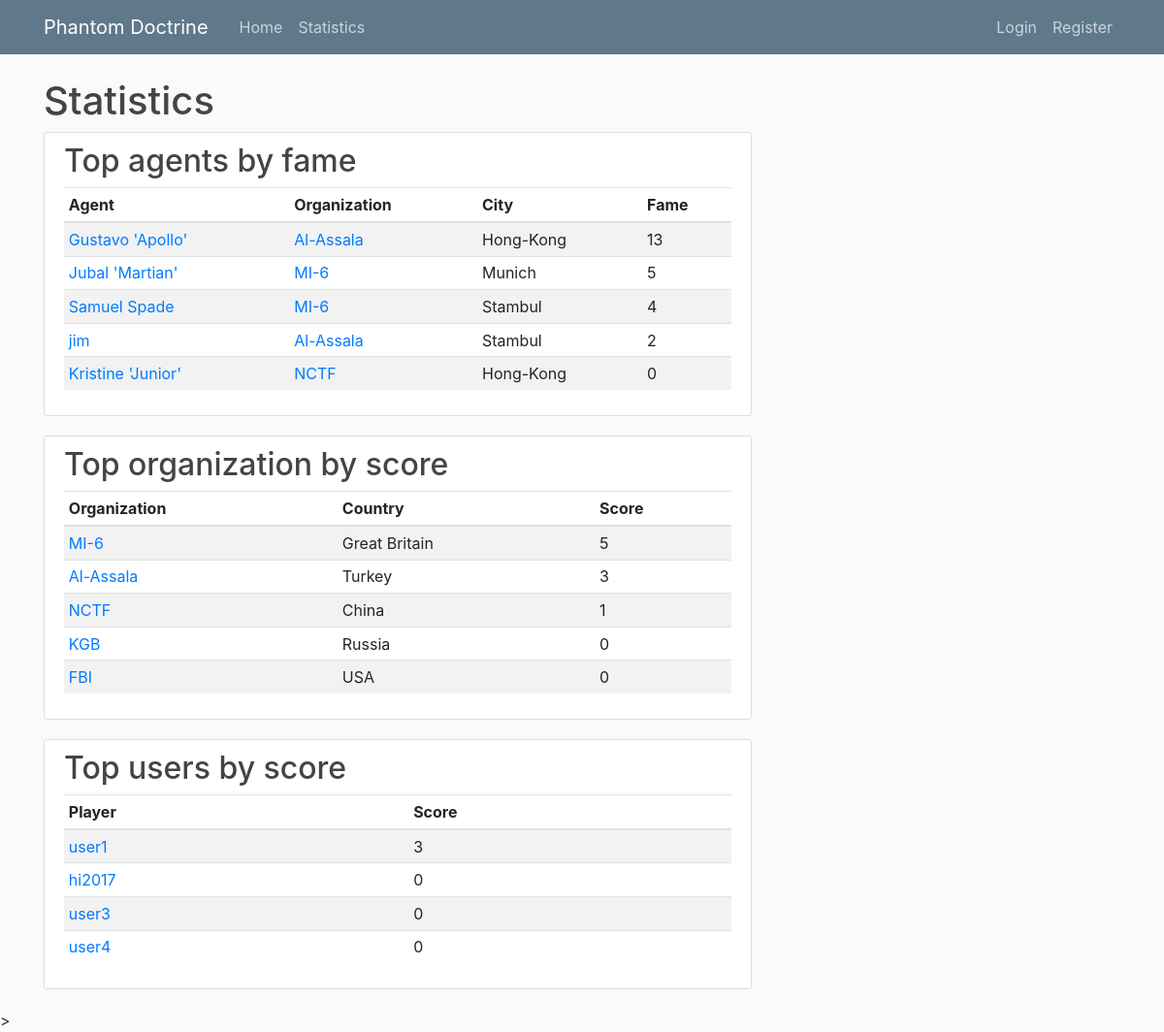
Page /statistics/ on the committed database.
### char_roster/models.py (models this page shows, shortened)
class Agent(models.Model):
    name = models.CharField(unique = True, max_length=100)
    player = models.ForeignKey(User, on_delete=models.CASCADE)
    team = models.ForeignKey(Team, on_delete=models.CASCADE)
    work_power_origin = models.PositiveIntegerField(default = 5)
    steal_power_origin = models.PositiveIntegerField(default = 5)
    attack_power_origin = models.PositiveIntegerField(default = 5)
    work_power = models.PositiveIntegerField(default = 5)
    steal_power = models.PositiveIntegerField(default = 5)
    attack_power = models.PositiveIntegerField(default = 5)
    max_hp = models.IntegerField(default = 35)
    curr_hp = models.IntegerField(default = 35)
    curr_loc = models.ForeignKey(Location, on_delete=models.CASCADE)
    fame = models.PositiveIntegerField(default=0)
    famous = models.BooleanField(default = False)
    money = models.PositiveIntegerField(default=0)
    work_stat = models.PositiveIntegerField(default = 0)
    steal_stat = models.PositiveIntegerField(default = 0)
    attack_stat = models.PositiveIntegerField(default = 0)
    heal_stat = models.PositiveIntegerField(default = 0)
    cover_stat = models.PositiveIntegerField(default = 0)
    spended_money = models.PositiveIntegerField(default = 0)

class Team(models.Model):
    name = models.CharField(unique = True, max_length=100)
    country = models.ForeignKey(Country, on_delete = models.CASCADE)
    victory_points = models.PositiveIntegerField(default = 0)
    def __str__(self):
        return self.name

class Location(models.Model):
    name = models.CharField(max_length=100)
    country = models.ForeignKey(Country, on_delete=models.CASCADE)
    work_bonus = models.PositiveIntegerField(default = 3)
    steal_bonus = models.PositiveIntegerField(default = 3)
    attack_bonus = models.PositiveIntegerField(default = 3)
    heal_bonus = models.PositiveIntegerField(default = 0)
    cover_bonus = models.PositiveIntegerField(default = 0)
    def __str__(self):
        return self.name

class Country(models.Model):
    name = models.CharField(unique = True, max_length=100)

### users/models.py (models this page shows, shortened)
class Profile(models.Model):
    user = models.OneToOneField(User, on_delete=models.CASCADE)
    image = models.ImageField(default='default.jpg', upload_to='profile_pics')
    score = models.PositiveIntegerField(default=0)

### char_roster/views.py (the view)
# urls.py: path('statistics/', views.statistics, name='char_roster-statistics'),
def statistics(request):
    context = {
        'title': 'Statistics',
        'top_fame': Agent.objects.all().order_by('-fame')[:5],
        'top_team': Team.objects.all().order_by('-victory_points')[:5],
        'top_user': Profile.objects.all().order_by('-score')[:5]
    }
    return render(request, 'char_roster/statistics.html', context)

### char_roster/templates/char_roster/statistics.html
{% extends "char_roster/base.html" %}
{% block content %}
    <h1>Statistics</h1>
    <article class="media content-section">
        <div class="media-body">
            <h2>Top agents by fame</h2>
            <div class="table-responsive">
                <table class="table table-striped table-sm">
                  <thead>
                    <tr>
                      <th>Agent</th>
                      <th>Organization</th>
                      <th>City</th>
                      <th>Fame</th>
                    </tr>
                  </thead>
                  <tbody>
                    {% for agent in top_fame %}
                    <tr>
                      <td><a href="{% url 'agent-detail' agent.id %}">{{agent.name}}</a></td>
                      <td><a href="{% url 'team-agents' agent.team.name %}">{{agent.team}}</a></td>
                      <td>{{agent.curr_loc}}</td>
                      <td>{{agent.fame}}</td>
                    </tr>
                    {% endfor %}
                  </tbody>
                </table>
              </div>
        </div>
    </article>
    <article class="media content-section">
        <div class="media-body">
            <h2>Top organization by score</h2>
            <div class="table-responsive">
                <table class="table table-striped table-sm">
                  <thead>
                    <tr>
                      <th>Organization</th>
                      <th>Country</th>
                      <th>Score</th>
                    </tr>
                  </thead>
                  <tbody>
                    {% for team in top_team %}
                    <tr>
                      <td><a href="{% url 'team-agents' team.name %}">{{team.name}}</a></td>
                      <td>{{team.country.name}}</td>
                      <td>{{team.victory_points}}</td>
                    </tr>
                    {% endfor %}
                  </tbody>
                </table>
              </div>
        </div>
    </article>
    <article class="media content-section">
        <div class="media-body">
            <h2>Top users by score</h2>
            <div class="table-responsive">
                <table class="table table-striped table-sm">
                  <thead>
                    <tr>
                      <th>Player</th>
                      <th>Score</th>
                    </tr>
                  </thead>
                  <tbody>
                    {% for player in top_user %}
                    <tr>
                      <td><a href="{% url 'user-agents' player.user.username %}">{{player.user.username}}</a></td>
                      <td>{{player.score}}</td>
                    </tr>
                    {% endfor %}
                  </tbody>
                </table>
              </div>
        </div>
    </article>
{% endblock content %}

### char_roster/static/char_roster/main.css (style rules this page uses)
body { background: #fafafa; color: #333333; margin-top: 5rem; }
h1, h2, h3, h4, h5, h6 { color: #444444; }
.content-section { background: #ffffff; padding: 10px 20px; border: 1px solid #dddddd; border-radius: 3px; margin-bottom: 20px; }

### rows in the picture
Agent: name "Gustavo 'Apollo'", team "Al-Assala", curr_loc "Hong-Kong", fame "13"
Agent: name "Jubal 'Martian'", team "MI-6", curr_loc "Munich", fame "5"
Agent: name "Samuel Spade", team "MI-6", curr_loc "Stambul", fame "4"
Agent: name "jim", team "Al-Assala", curr_loc "Stambul", fame "2"
Agent: name "Kristine 'Junior'", team "NCTF", curr_loc "Hong-Kong", fame "0"
Team: name "MI-6", country.name "Great Britain", victory_points "5"
Team: name "Al-Assala", country.name "Turkey", victory_points "3"
Team: name "NCTF", country.name "China", victory_points "1"
Team: name "KGB", country.name "Russia", victory_points "0"
Team: name "FBI", country.name "USA", victory_points "0"
Profile: user.username "user1", score "3"
Profile: user.username "hi2017", score "0"
Profile: user.username "user3", score "0"
Profile: user.username "user4", score "0"
